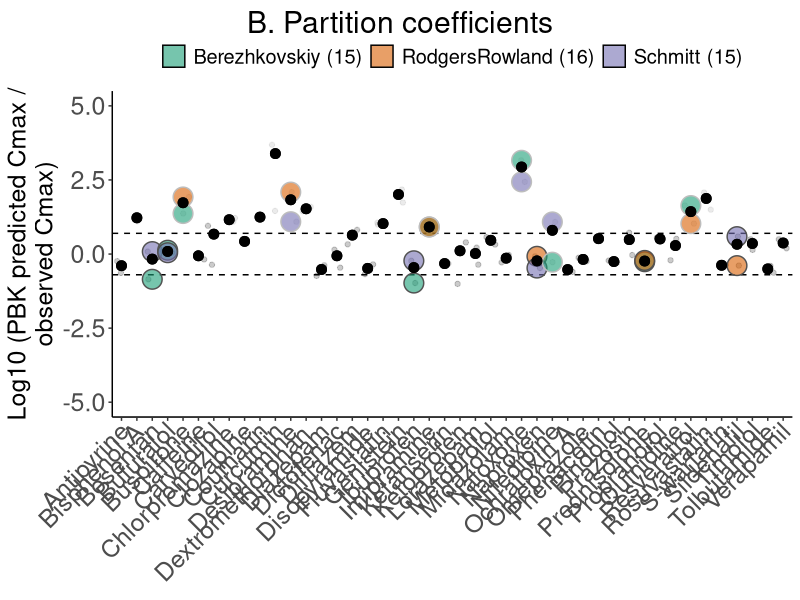

The R script that drew this image:
library(tidyverse)
library(ggforce)
model_results<-read.csv("../model/results/PBKresults.csv")

#calculating per method the number of compounds for which the median predicted Cmax is within 5-fold of the observed Cmax
numberWithin<-model_results %>%
  mutate(pred.obs.ratio = Cplasmavenous/Cmax) %>%
  group_by(compound, method.partition) %>%
  mutate(med.pred.obs.ratio = median(pred.obs.ratio)) %>%
  mutate(color = ifelse(med.pred.obs.ratio>5,"Above 5-fold", "Within 5-fold"))%>%
  mutate(color = ifelse(med.pred.obs.ratio<0.2,"Below 5-fold", color)) %>%
  distinct(method.partition, compound, med.pred.obs.ratio, color) %>%
  group_by(method.partition,color) %>%
  tally() %>%
  filter(color == "Within 5-fold")%>%
  select(-color)

#data preparation figure (calculating the median predicted abserved ratio per compound and adding the number predicted within 5-fold)
figure_data <- model_results %>%
  mutate(pred.obs.ratio = Cplasmavenous/Cmax)   %>%
  group_by(compound) %>%
  mutate(med.pred.obs.ratio = median(pred.obs.ratio)) %>%
  mutate(color = ifelse(med.pred.obs.ratio>5,"Above 5-fold", "Within 5-fold"))%>%
  mutate(color = ifelse(med.pred.obs.ratio<0.2,"Below 5-fold", color))
  
#selection fo the compound for which the input approach results in >3-fold difference in median Cmax 
compounds_Cmax_differs_between_input <- figure_data%>%
  #calculate per input approach the median predicted Cmax
  group_by(compound, method.partition) %>%
  summarise(medianCmaxPerMethod = median(Cplasmavenous))%>%
  #Which input approach has the highest median Cmax and which the lowest, and deterimine the ratio
  mutate(max = max(medianCmaxPerMethod),
         min = min(medianCmaxPerMethod),
         foldDifference = max/min) %>% 
  #If the difference between the input methods is more than 3-fold the results are highlighted in the graph 
  filter(foldDifference>3) %>%
  pull(compound)

difference_between_approaches_selected <- figure_data %>%
  filter(compound %in% compounds_Cmax_differs_between_input) %>%
  left_join(., numberWithin, by = "method.partition") %>%
  mutate(method.partition = paste0(method.partition," ","(",n, ")"))

tiff("Figure3B_Partition.tiff", units="in", width=15, height=5, res=150)

pb <- ggplot(figure_data, 
            aes(x=compound, y=log10(pred.obs.ratio),
                color = color)) +
  geom_jitter(alpha = 0.3,  show.legend = FALSE) +
  scale_color_manual(values = c("#bdbdbd","#525252")) + 
  scale_fill_manual(values = c("#1b9e77", "#d95f02", "#7570b3")) + 
  geom_hline(yintercept=log10(5), color="black", linetype="dashed")+
  geom_hline(yintercept=log10(0.2), color="black", linetype="dashed")+
  scale_y_continuous(name = "Log10 (PBK predicted Cmax /\nobserved Cmax)",
                     limits = c(-5, 5))+
  guides(color = FALSE) +
  labs(tag = "B. Partition coefficients") +
  geom_mark_rect(data =difference_between_approaches_selected, aes(x=compound, y=log10(pred.obs.ratio),
                    fill = method.partition), alpha = 0.6, expand = -1) +
  geom_point(data = figure_data,aes(x=compound, 
                                            y=log10(med.pred.obs.ratio)), 
             color = "black", 
             shape = 19, 
             size =3) +
  theme(panel.grid.major = element_blank(), panel.grid.minor = element_blank(),
        panel.background = element_blank(), axis.line = element_line(colour = "black"),
        text = element_text(size = 18),
        plot.tag.position = "top",
        legend.position="top",
        legend.title = element_blank(),
        legend.key = element_rect(colour = NA, fill = NA),
        axis.text.x = element_text(size=18,angle = 45, vjust = 1.05, hjust=1.05),
        axis.text.y = element_text(size=18),
        axis.title.x = element_blank())
pb

dev.off()

  

